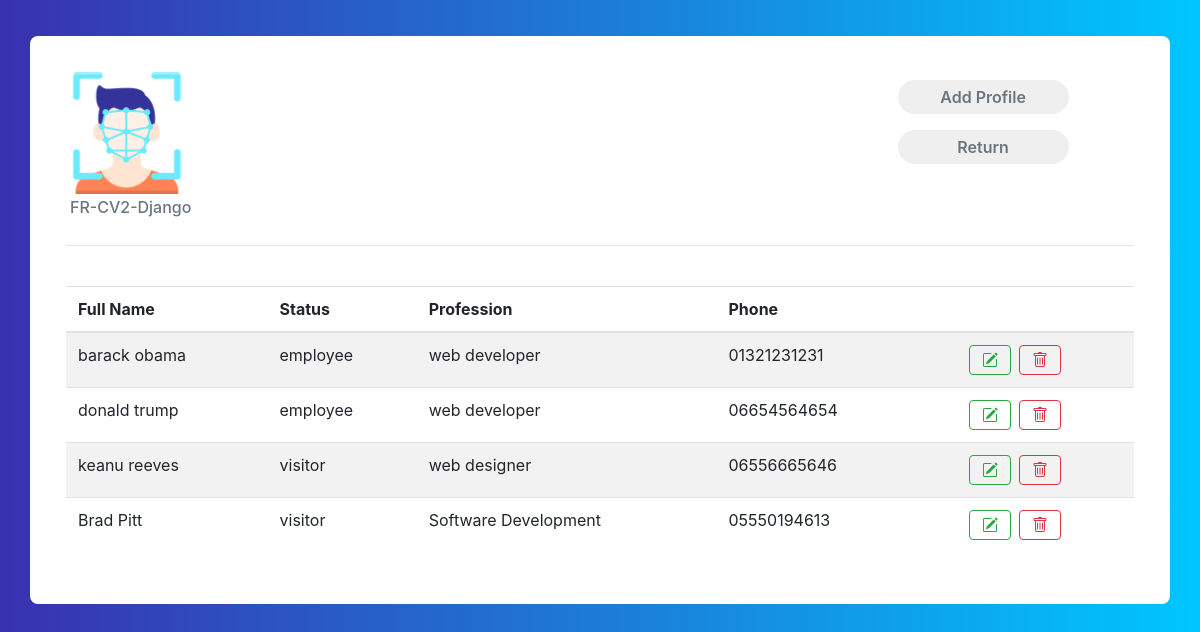
/profiles/, run on the app's committed database.
### core/models.py (models this page shows, shortened)
class Profile(models.Model):
    first_name = models.CharField(max_length=70)#isim
    last_name = models.CharField(max_length=70)#soyisim
    date = models.DateField()#tarih
    phone = models.BigIntegerField()#telefon numarası
    email = models.EmailField()#email
    ranking = models.IntegerField()#rank
    profession = models.CharField(max_length=200)#profesyonel alan
    status = models.CharField(choices=types,max_length=20,null=True,blank=False,default='employee')#statü
    present = models.BooleanField(default=False)
    image = models.ImageField()
    updated = models.DateTimeField(auto_now=True)
    shift = models.TimeField()

### core/views.py (the view)
# urls.py: path('profiles/', profiles, name= 'profiles'),
def profiles(request):
    profiles = Profile.objects.all()
    context = {
        'profiles': profiles
    }
    return render(request, 'core/profiles.html', context)

### core/templates/core/profiles.html (shortened to what this page needs)
{% extends "core/base.html" %}
{% load static %}
{% block content %}
<div class="container emp-profile">
    <div class="row">
        <div class="col-md-3">
            <img src="{% static 'img/fcicon.png'%}" alt="" width="50%">
            <h6 class="text-muted p-1"> FR-CV2-Django</h6>
        </div>
        <div class="col-md-6">
        </div>
        <div class="col-md-3">
            <a href="{% url 'add_profile' %}"><input type="submit" class="profile-edit-btn m-2 " name="btnAddMore"
                    value="Add Profile" /></a>
            <a   href="{% url 'index' %}"><input type="submit" class="profile-edit-btn m-2 "
                        name="btnAddMore" value="Return" /></a>
        </div>
    </div>
    <hr>
    <div class="tab-content" id="myTabContent">
        <br>
        <table class="table table-striped ">
            <thead>
                <tr>
                    <th scope="col">Full Name</th>
                    <th scope="col">Status</th>
                    <th scope="col">Profession</th>
                    <th scope="col">Phone</th>
                    <th scope="col"> </th>
                    <th scope="col"> </th>
                </tr>
            </thead>
            <tbody>
                {% for profile in profiles %}
                <tr>
                    <td>{{profile.first_name}} {{profile.last_name}}</td>
                    <td>{{profile.status}}</td>
                    <td>{{profile.profession}}</td>
                    <td>0{{profile.phone}}</td>
                    <td></td>
                    <td>
                        <div class="btn-group btn-group-toggle">
                            <a href="{% url 'edit_profile' profile.id %}">
                                <button type="button" class="btn btn-outline-success mr-1">
                                </button>
                            </a>
                            <a href="{% url 'delete_profile' profile.id %}">
                                <button type="button" class="btn btn-outline-danger ml-1">
                                </button>
                            </a>
                        </div>
                    </td>
                </tr>
                {% endfor%}
            </tbody>
        </table>
    </div>
</div>
{% endblock content %}

### static/css/details.css (style rules this page uses)
.emp-profile { padding: 3%; margin-top: 3%; margin-bottom: 3%; border-radius: 0.5rem; background: #fff; }
.profile-edit-btn { border: none; border-radius: 1.5rem; width: 70%; padding: 2%; font-weight: 600; color: #6c757d; cursor: pointer; }

### static/css/body.css (style rules this page uses)
body { background: -webkit-linear-gradient(left, #3931af, #00c6ff); }

### data on the page
Profile: first_name "barack", last_name "obama", status "employee", profession "web developer", phone "1321231231"
Profile: first_name "donald", last_name "trump", status "employee", profession "web developer", phone "6654564654"
Profile: first_name "keanu", last_name "reeves", status "visitor", profession "web designer", phone "6556665646"
Profile: first_name "Brad", last_name "Pitt", status "visitor", profession "Software Development", phone "5550194613"
